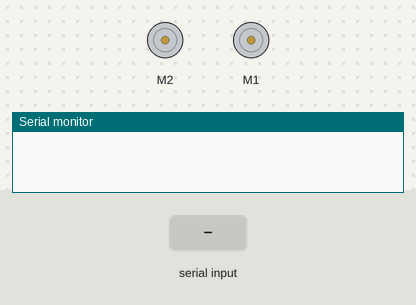
This sketch was run on a simulated Arduino Uno, built with avr-gcc and run on an emulated ATmega328P. Parts: 2 × DC motor (green arrow = forward, orange = backward, longer = faster), the last lines printed to the serial monitor. The inputs (shaded band) are chosen by the test bench.

Above: at 1.2 s.
1.3 s: "90,45\n" received over Serial
At 2.9 s:
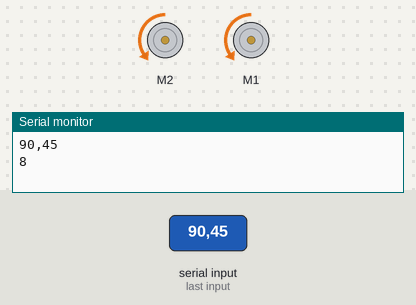
3.8 s: "1,90,45\n" received over Serial
At 6.0 s:
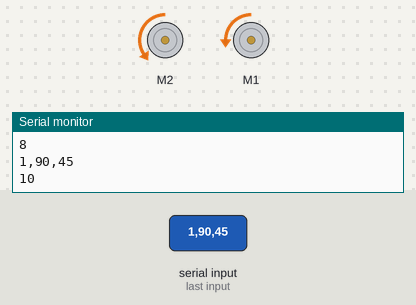
6.3 s: "0\n" received over Serial
At 7.7 s:
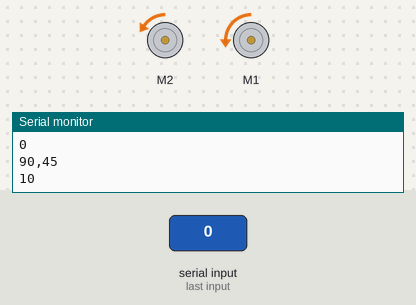
8.8 s: "30,150\n" received over Serial
At 11.0 s:
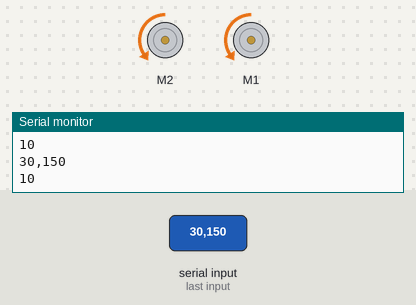
Timing chart, 0 to 12.3 s (numbered marks = the images above; inputs shaded):
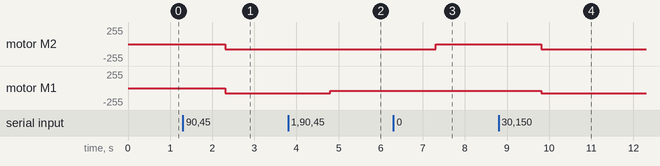

The sketch:

SerialCallResponse4.ino
```cpp
#include <AFMotor.h>
// DC motor on M2
AF_DCMotor motor(2);
AF_DCMotor motor1(1);
int motor_offset=50;
int inByte ; // incoming serial byte
int Moutx=0;
int Mouty=0;
char buffer1[9];
char read1[4];
char read2[4];
int val1=356;
int val2=356;
void setup() {
  // start serial port at 9600 bps:
  Serial.begin(9600);
  motor.setSpeed(200);
  motor.run(RELEASE);
  motor1.setSpeed(200);
  motor1.run(RELEASE);
}

void loop() {
  // if we get a valid byte, read analog ins:
 while (Serial.available()) {
 Serial.readBytes(buffer1,9);
    if(true){
      int t=Serial.println(buffer1);
      Serial.println(t);
      read1[0] = buffer1[1];
      read1[1] = buffer1[2];
      read1[2] = buffer1[3];
      read1[3] = '\0';
      val1=atoi(read1);
      read2[0] = buffer1[5];
      read2[1] = buffer1[6];
      read2[2] = buffer1[7];
      read2[3] = '\0';
      val2=atoi(read2);
    }else{
      Serial.println("testtesttest");
    }
 }

      int red=val1-356;
      int green=val2-356;
       if (red>0){
          motor.run(FORWARD);
          Moutx=map(red,0,250,motor_offset,250);
          motor.setSpeed(Moutx);
       }else if(red<0){
          motor.run(BACKWARD);
           Moutx=map(-red,0,250,motor_offset,250);
          motor.setSpeed(Moutx);
       }else if(red==0){
          motor.run(RELEASE);
       }
       if (green>0){
          motor1.run(FORWARD);
          Mouty=map(green,0,250,motor_offset,250);
          motor1.setSpeed(Mouty);
       }else if(green<0){
          motor1.run(BACKWARD);
          Mouty=map(-green,0,250,motor_offset,250);
          motor1.setSpeed(Mouty);
       }else if(green==0){
          motor1.run(RELEASE);
       }
}
```

Measured:
- after the input at 1.3 s, motor M2, motor M1: stopped → backward 78/255 after 1.0 s
- after the input at 3.8 s, motor M1: backward 78/255 → backward 42/255 after 1.0 s
- after the input at 6.3 s, motor M2: backward 78/255 → backward 6/255 after 1.0 s
- after the input at 8.8 s, motor M2: backward 6/255 → backward 78/255 after 1.0 s; motor M1: backward 42/255 → backward 78/255 after 1.0 s
